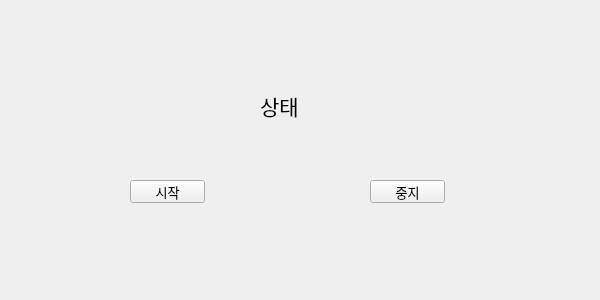
<?xml version="1.0" encoding="UTF-8"?>
<ui version="4.0">
 <class>form</class>
 <widget class="QWidget" name="form">
  <property name="geometry">
   <rect>
    <x>0</x>
    <y>0</y>
    <width>600</width>
    <height>300</height>
   </rect>
  </property>
  <property name="maximumSize">
   <size>
    <width>600</width>
    <height>300</height>
   </size>
  </property>
  <property name="font">
   <font>
    <family>맑은 고딕</family>
    <pointsize>10</pointsize>
   </font>
  </property>
  <property name="windowTitle">
   <string>QtDesigner 연습</string>
  </property>
  <property name="dfs" stdset="0">
   <string/>
  </property>
  <widget class="QLabel" name="lblStatus">
   <property name="geometry">
    <rect>
     <x>260</x>
     <y>40</y>
     <width>271</width>
     <height>131</height>
    </rect>
   </property>
   <property name="font">
    <font>
     <family>맑은 고딕</family>
     <pointsize>16</pointsize>
    </font>
   </property>
   <property name="text">
    <string>상태</string>
   </property>
  </widget>
  <widget class="QPushButton" name="btnStart">
   <property name="geometry">
    <rect>
     <x>130</x>
     <y>180</y>
     <width>75</width>
     <height>23</height>
    </rect>
   </property>
   <property name="text">
    <string>시작</string>
   </property>
  </widget>
  <widget class="QPushButton" name="btnStop">
   <property name="geometry">
    <rect>
     <x>370</x>
     <y>180</y>
     <width>75</width>
     <height>23</height>
    </rect>
   </property>
   <property name="text">
    <string>중지</string>
   </property>
  </widget>
 </widget>
 <resources/>
 <connections/>
</ui>
